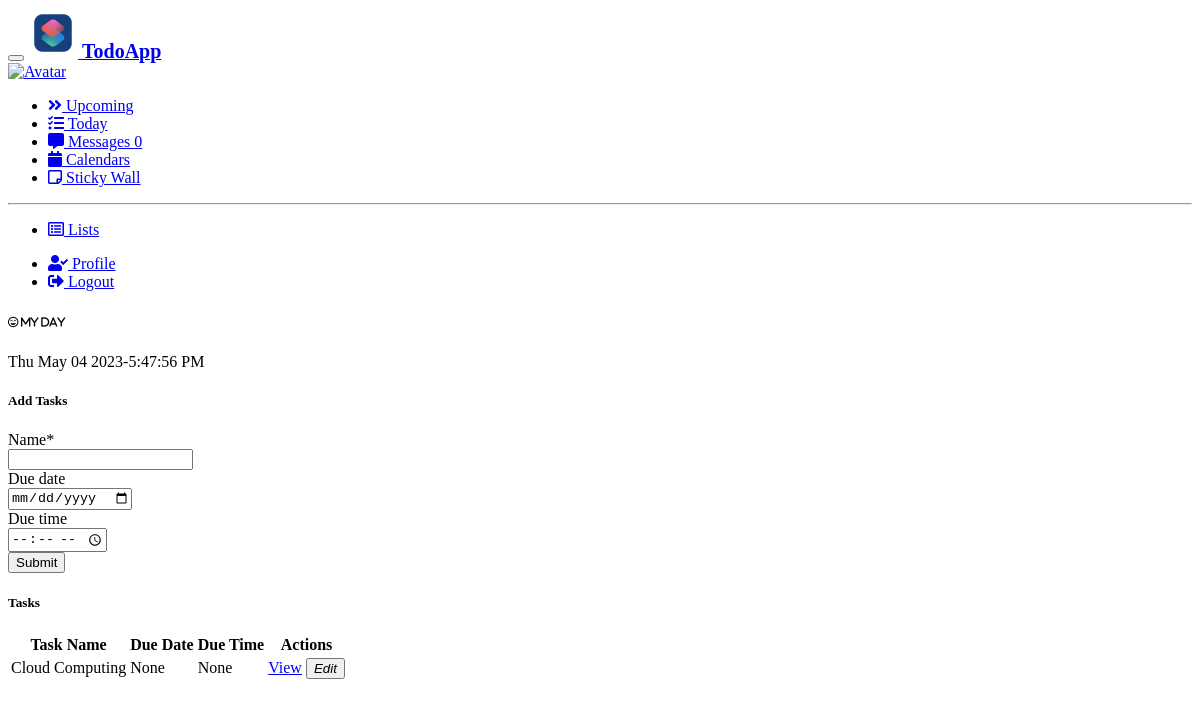
The app's page /home/ (signed in) with its own data.
### todo/models.py (models this page shows, shortened)
class Task(models.Model):
    name = models.CharField(max_length=255)
    due_date = models.DateField(null=True, blank=True)
    due_time = models.TimeField(null=True, blank=True)

### todo/views.py (the view)
# urls.py: re_path(r'^home/$', views.home, name='home'),
@login_required
def home(request):
    if request.method == 'POST':
        form = TaskForm(request.POST)
        if form.is_valid():
            task = form.save()
            return JsonResponse({
                'name': task.name,
                'due_date': task.due_date.strftime('%Y-%m-%d') if task.due_date else '',
                'due_time': task.due_time.strftime('%H:%M:%S') if task.due_time else '',
            })
    else:
        form = TaskForm()
    tasks = Task.objects.all()
    return render(request, 'home.html', {'tasks': tasks, 'form': form})

### todo/forms.py
class TaskForm(forms.ModelForm):
    class Meta:
        model = Task
        fields = ['name', 'due_date', 'due_time']
        widgets = {
            'due_date': forms.DateInput(attrs={'type': 'date'}),
            'due_time': forms.TimeInput(attrs={'type': 'time'}),
        }
    def __init__(self, *args, **kwargs):
        super(TaskForm, self).__init__(*args, **kwargs)
        self.helper = FormHelper()
        self.helper.form_method = 'post'
        self.helper.add_input(Submit('submit', 'Submit'))
        self.helper.layout = Layout(
            Row(
                Column('name', css_class='form-group col-md-6 mb-0'),
                Column('due_date', css_class='form-group col-md-3 mb-0'),
                Column('due_time', css_class='form-group col-md-3 mb-0'),
                css_class='form-row'
            ),
        )

### todo/templates/home.html (shortened to what this page needs)
<!doctype html>
<html>
{% load static %}
<div class="d-flex flex-column flex-lg-row h-lg-full bg-gray-100">
  <nav
    class="navbar show navbar-vertical h-lg-screen navbar-expand-lg px-0 py-3 py-lg-0 navbar-light bg-light border-end-lg"
    id="navbarVertical">
    <div class="container-fluid">
      <button class="navbar-toggler ms-n2" type="button" data-bs-toggle="collapse" data-bs-target="#sidebarCollapse"
        aria-controls="sidebarCollapse" aria-expanded="false" aria-label="Toggle navigation">
      </button>
      <a class="navbar-brand py-lg-5 mb-lg-5 px-lg-6 me-0" href="#">
        <img src="{% static 'Logo_todoApp.png' %}" height="50" width="50" />
        <span class="name">TodoApp</span>
      </a>
      <div class="navbar-user d-lg-none">
        <div class="dropdown">
          <a href="#" id="sidebarAvatar" role="button" data-bs-toggle="dropdown" aria-haspopup="true"
            aria-expanded="false">
            <div class="avatar bg-warning rounded-circle text-white">
              <img alt="Avatar" src="" />
            </div>
          </a>
        </div>
      </div>
      <div class="collapse navbar-collapse" id="sidebarCollapse">
        <ul class="navbar-nav">
          <li class="nav-item">
            <a class="nav-link" href="#">
              <i class="fas fa-angles-right"></i>
               Upcoming
            </a>
          </li>
          <li class="nav-item">
            <a class="nav-link" href="task_list">
              <i class="fas fa-list-check"></i>
               Today
            </a>
          </li>
          <li class="nav-item">
            <a class="nav-link" href="#">
              <i class="fas fa-message"></i>
               Messages
              <span
                class="badge bg-opacity-30 bg-primary text-primary rounded-pill d-inline-flex align-items-center ms-auto">0</span>
            </a>
          </li>
          <li class="nav-item">
            <a class="nav-link" href="#">
              <i class="fas fa-calendar"></i>
               Calendars
            </a>
          </li>
          <li class="nav-item">
            <a class="nav-link" href="sticky_notes">
              <i class="far fa-note-sticky"></i>
               Sticky Wall
            </a>
          </li>
        </ul>
        <hr class="navbar-divider my-5 opacity-20" />
        <ul class="navbar-nav mb-md-4">
          <li class="nav-item">
            <a class="nav-link" href="#">
              <i class="far fa-rectangle-list"></i>
               Lists
            </a>
          </li>
        </ul>
        <ul class="navbar-nav mb-5">
          <li class="nav-item">
            <a class="nav-link" href="{% url 'Users-profile' %}">
              <i class="fas fa-user-check"></i>
               Profile
            </a>
          </li>
          <li class="nav-item">
            <a class="nav-link" href="{% url 'logout' %}">
              <i class="fas fa-right-from-bracket"></i>
               Logout
            </a>
          </li>
        </ul>
      </div>
    </div>
  </nav>
  <div class="h-screen flex-grow-1 overflow-y-lg-auto" id="content-container">
    <header class="bg-surface-primary border-bottom pt-6">
      <div class="container-fluid">
        <div class="mb-npx">
          <div class="row align-items-center">
            <div class="col-sm-6 col-12 mb-4 mb-sm-0">
              <h6 class="h2 mb-0 ls-tight">
                <i class="far fa-face-grin-beam"> My Day</i>
              </h6>
              <p id="watch"></p>
            </div>
          </div>
        </div>
      </div>
    </header>
    {% block content %}
    <main class="py-10 bg-surface-secondary">
      <div class="container-fluid">
        <div class="card mb-7">
          <div class="card-header">
            <h5 class="mb-0">Add Tasks</h5>
          </div>
          <div class="card-header">
            {% load crispy_forms_tags %}
            <form method="POST" id="addTaskForm">
              {% crispy form %}
            </form>
          </div>
        </div>
        <div class="card mb-7">
          <div class="card-header">
            <h5 class="mb-0">Tasks</h5>
          </div>
          <div class="table-responsive">
            <table class="table table-hover table-nowrap">
              <thead thead class="table-light">
                <tr>
                  <th scope="col">Task Name</th>
                  <th scope="col">Due Date</th>
                  <th scope="col">Due Time</th>
                  <th scope="col">Actions</th>
                </tr>
              </thead>
              <tbody id="taskTableBody">
                {% for task in tasks %}
                <tr>
                  <td>{{ task.name }}</td>
                  <td>{{ task.due_date }}</td>
                  <td>{{ task.due_time }}</td>
                  <td>
                    <a href="#" class="btn btn-sm btn-neutral">View</a>
                    <button type="button" class="btn btn-sm btn-square btn-neutral text-danger-hover">
                      <i class="bi bi-trash">Edit</i>
                    </button>
                  </td>
                </tr>
                {% endfor %}
              </tbody>
            </table>
          </div>
        </div>
    </main>
    {% endblock content %}
  </div>
</div>
<head>
  <link rel="stylesheet" type="text/css" href="{% static '/css/add_task.css' %}">
  <link href="https://unpkg.com/@webpixels/css/dist/index.css" rel="stylesheet" />
  <link href="https://cdnjs.cloudflare.com/ajax/libs/font-awesome/6.0.0/css/all.min.css" rel="stylesheet" />
  <link rel="stylesheet" href="https://cdnjs.cloudflare.com/ajax/libs/font-awesome/5.15.3/css/all.min.css" />
  <link rel="stylesheet" href="https://cdnjs.cloudflare.com/ajax/libs/font-awesome/5.15.3/css/all.min.css"
 />
</head>
</html>

### static/css/add_task.css (style rules this page uses)
.name { font-size: 20px; font-weight: bold; }

### records on screen
Task: name "Cloud Computing", due_date "None", due_time "None"
